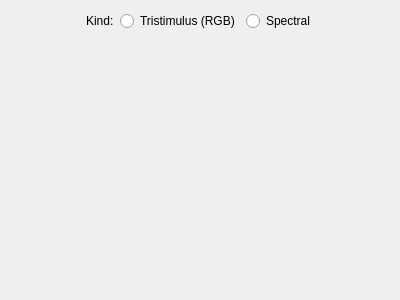
<?xml version="1.0" encoding="UTF-8"?>
<ui version="4.0">
 <class>ColorPickerWidget</class>
 <widget class="QWidget" name="ColorPickerWidget">
  <property name="geometry">
   <rect>
    <x>0</x>
    <y>0</y>
    <width>400</width>
    <height>300</height>
   </rect>
  </property>
  <property name="windowTitle">
   <string>Form</string>
  </property>
  <layout class="QVBoxLayout" name="verticalLayout">
   <item>
    <layout class="QHBoxLayout" name="horizontalLayout">
     <item>
      <spacer name="horizontalSpacer">
       <property name="orientation">
        <enum>Qt::Horizontal</enum>
       </property>
       <property name="sizeHint" stdset="0">
        <size>
         <width>40</width>
         <height>20</height>
        </size>
       </property>
      </spacer>
     </item>
     <item>
      <widget class="QLabel" name="label">
       <property name="text">
        <string>Kind:</string>
       </property>
      </widget>
     </item>
     <item>
      <widget class="QRadioButton" name="tristimulusRadioButton">
       <property name="text">
        <string>Tristimulus (RGB)</string>
       </property>
      </widget>
     </item>
     <item>
      <widget class="QRadioButton" name="spectralRadioButton">
       <property name="text">
        <string>Spectral</string>
       </property>
      </widget>
     </item>
     <item>
      <spacer name="horizontalSpacer_2">
       <property name="orientation">
        <enum>Qt::Horizontal</enum>
       </property>
       <property name="sizeHint" stdset="0">
        <size>
         <width>40</width>
         <height>20</height>
        </size>
       </property>
      </spacer>
     </item>
    </layout>
   </item>
   <item>
    <widget class="QStackedWidget" name="stackedWidget">
     <widget class="QWidget" name="stackedWidgetPage1" native="true">
      <layout class="QHBoxLayout" name="horizontalLayout_2">
       <property name="margin">
        <number>0</number>
       </property>
       <item>
        <widget class="TristimulusColorPicker" name="tristimulusPicker" native="true"/>
       </item>
      </layout>
     </widget>
     <widget class="QWidget" name="stackedWidgetPage2" native="true">
      <layout class="QHBoxLayout" name="horizontalLayout_3">
       <item>
        <widget class="SpectralColorPicker" name="spectralPicker" native="true"/>
       </item>
      </layout>
     </widget>
    </widget>
   </item>
  </layout>
 </widget>
 <customwidgets>
  <customwidget>
   <class>TristimulusColorPicker</class>
   <extends>QWidget</extends>
   <header location="global">tristimuluscolorpicker.hh</header>
   <container>1</container>
  </customwidget>
  <customwidget>
   <class>SpectralColorPicker</class>
   <extends>QWidget</extends>
   <header location="global">spectralcolorpicker.hh</header>
   <container>1</container>
  </customwidget>
 </customwidgets>
 <resources/>
 <connections/>
</ui>
